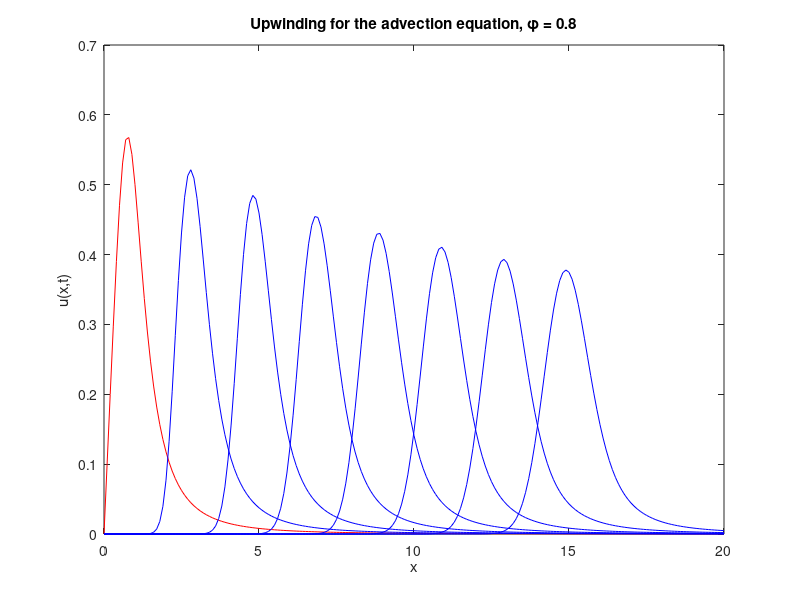

This figure's MATLAB source:
% 
% Introductory Matlab script for a solving the advection equation 
%     u_t + c u_x =0
% using simple upwinding
%
% Jim Powell, 22 August 2024
%

% Set parameters for the solution

L=20;   % length of solution domain (from zero)
J=200;  % number of grid points (not counting zero)
x=linspace(0,L,J+1);    % set up a vector of x locations
dx=L/J; % size of a grid cell, delta x
c=1;    % advection speed
dt=.08; % size of time step, delta t

T=15;   % duration of simulation
N=round(T/dt);  % number of times to iterate simulation to get to time T

% set an initial condition
u0=x./(x.^4+1);   
up=u0;  % up will denote u in the Present during the simulation

plot(x,u0,'r')  % plot the IC
% add labels to plot
xlabel('x'), ylabel('u(x,t)')
title(['Upwinding for the advection equation, \phi = ' num2str(c*dt/dx) ])

for n=1:N       % begin the loop for time
    up(1)=0;    % enforce the zero BC at x=0
    for j=2:J+1     % begin spatial loop; note that j=1 is x=0
        un(j)=up(j)-c*dt/dx*(up(j)-up(j-1));
    end             % end spatial loop
    
    % to see results as an animation uncomment the line below and comment
    %   the if - end statement
    % plot(x,u0,'r',x,un,'b'), pause(.1)  % plots the next calculated time slice
                    % and the IC for reference.  Makes this an animation
                    
    if  mod(n*dt,2) < dt  % check if current time is close to a multiple of 2
        hold on, plot(x,un,'b'), hold off  % if so, add a plot of current solution to existing plot
    end
    
    up=un;      % reset present solution for next time step
end             % end time loop

